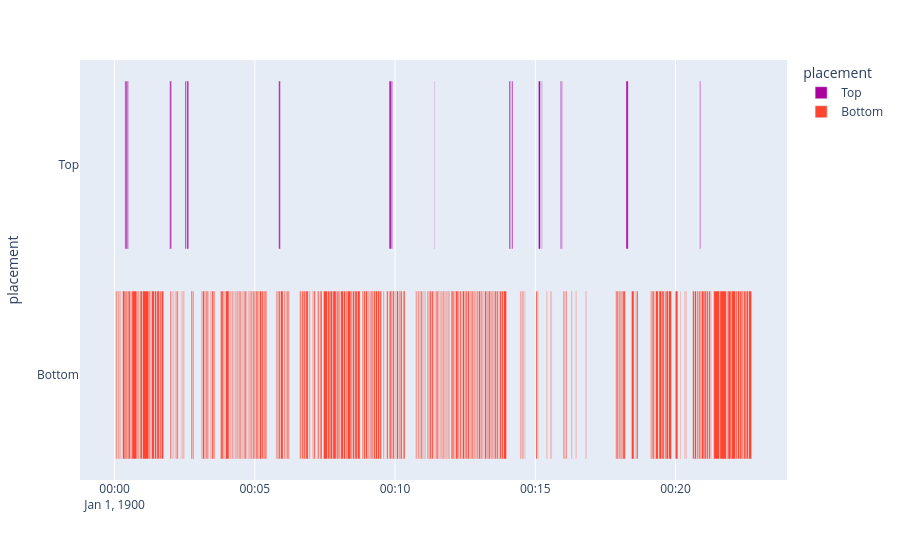

Notebook cell for this chart:
### Code cell
import plotly.express as px

fig = px.timeline(
    data_frame=df,
    x_start="start",
    x_end="end",
    y="placement",
    hover_name="text",
    hover_data="text",
    color="placement",
    color_discrete_map={
        "Top": "#AB029E",
        "Bottom": "#FF4430",
    },
    category_orders={"placement": ["Top", "Bottom"]},
)

fig.show()

### Figure 1 — Plotly figure (JSON) as saved in the notebook; plotly's stock layout.template omitted (floating-point values rounded to 4 significant figures; data arrays with more than 128 entries replaced by an {"elided": "..."} marker saying what was removed)
{"data": [{"base": ["1900-01-01T00:00:21.939000", "1900-01-01T00:00:22.564000", "1900-01-01T00:00:26.693000", "1900-01-01T00:00:28.987000", "1900-01-01T00:01:57.909000", "1900-01-01T00:02:01.330000", "1900-01-01T00:02:30.901000", "1900-01-01T00:02:34.905000", "1900-01-01T00:05:50.475000", "1900-01-01T00:05:51.518000", "1900-01-01T00:09:47.295000", "1900-01-01T00:09:52.050000", "1900-01-01T00:11:24.100000", "1900-01-01T00:14:04.093000", "1900-01-01T00:14:09.599000", "1900-01-01T00:15:06.656000", "1900-01-01T00:15:11.327000", "1900-01-01T00:15:12.662000", "1900-01-01T00:15:13.788000", "1900-01-01T00:15:53.494000", "1900-01-01T00:15:55.580000", "1900-01-01T00:15:57.748000", "1900-01-01T00:18:14.051000", "1900-01-01T00:20:51.584000", "1900-01-01T00:20:52.835000"], "customdata": [["\"Terror in Resonance\""], ["\"Terror in Resonance\""], ["\"Terror in Resonance\""], ["\"Terror in Resonance\""], ["\"Reception\""], ["\"Reception\""], ["\"Got it. I'll take care of it right away.\""], ["\"Yeah... Things are still unclear.\""], ["\"Mamiya\""], ["\"Mamiya\""], ["\"Breaking News: Man claiming to be Sphinx turns himself in to Metropolitan Police Department.\""], ["\"Breaking News: Man claiming to be Sphinx turns himself in to Metropolitan Police Department.\""], ["\"8 p.m. - West Shinjuku\" \"Hyatt Tokyo 39F Ballroom\""], ["\"Shuto Expressway Information\" \"Shuto Expressway - All lanes closed\""], ["\"Shuto Expressway\" \"All lanes closed\""], ["\"Trace all vehicles having left the police department within three hours.\""], ["\"All of them?\""], ["\"Get to it!\""], ["\"Yes, ma'am.\""], ["\"The transport's a decoy.\""], ["\"Erase D-6 and E-7.\""], ["\"Understood.\""], ["\"It's me. The situation's changed. Have another vehicle pursue the target.\""], ["\"Sphinx Incident - New crime announcement\""], ["\"Sphinx Incident - New crime announcement\""]], "hovertemplate": "<b>%{hovertext}</b><br><br>placement=%{y}<br>start=%{base}<br>end=%{x}<br>text=%{customdata[0]}<extra></extra>", "hovertext": ["\"Terror in Resonance\"", "\"Terror in Resonance\"", "\"Terror in Resonance\"", "\"Terror in Resonance\"", "\"Reception\"", "\"Reception\"", "\"Got it. I'll take care of it right away.\"", "\"Yeah... Things are still unclear.\"", "\"Mamiya\"", "\"Mamiya\"", "\"Breaking News: Man claiming to be Sphinx turns himself in to Metropolitan Police Department.\"", "\"Breaking News: Man claiming to be Sphinx turns himself in to Metropolitan Police Department.\"", "\"8 p.m. - West Shinjuku\" \"Hyatt Tokyo 39F Ballroom\"", "\"Shuto Expressway Information\" \"Shuto Expressway - All lanes closed\"", "\"Shuto Expressway\" \"All lanes closed\"", "\"Trace all vehicles having left the police department within three hours.\"", "\"All of them?\"", "\"Get to it!\"", "\"Yes, ma'am.\"", "\"The transport's a decoy.\"", "\"Erase D-6 and E-7.\"", "\"Understood.\"", "\"It's me. The situation's changed. Have another vehicle pursue the target.\"", "\"Sphinx Incident - New crime announcement\"", "\"Sphinx Incident - New crime announcement\""], "legendgroup": "Top", "marker": {"color": "#AB029E", "pattern": {"shape": ""}}, "name": "Top", "orientation": "h", "showlegend": true, "textposition": "auto", "type": "bar", "x": [625, 4129, 2294, 1126, 3421, 1293, 2961, 3628, 1043, 3211, 4755, 2502, 1000, 3003, 2502, 4463, 1126, 876, 1000, 1877, 1960, 876, 4713, 1251, 1501], "xaxis": "x", "y": ["Top", "Top", "Top", "Top", "Top", "Top", "Top", "Top", "Top", "Top", "Top", "Top", "Top", "Top", "Top", "Top", "Top", "Top", "Top", "Top", "Top", "Top", "Top", "Top", "Top"], "yaxis": "y"}, {"base": {"elided": "269 str values"}, "customdata": {"elided": "269x1 str values"}, "hovertemplate": "<b>%{hovertext}</b><br><br>placement=%{y}<br>start=%{base}<br>end=%{x}<br>text=%{customdata[0]}<extra></extra>", "hovertext": {"elided": "269 str values"}, "legendgroup": "Bottom", "marker": {"color": "#FF4430", "pattern": {"shape": ""}}, "name": "Bottom", "orientation": "h", "showlegend": true, "textposition": "auto", "type": "bar", "x": {"elided": "269 int values"}, "xaxis": "x", "y": {"elided": "269 str values"}, "yaxis": "y"}], "layout": {"barmode": "overlay", "legend": {"title": {"text": "placement"}, "tracegroupgap": 0}, "margin": {"t": 60}, "xaxis": {"anchor": "y", "domain": [0, 1], "type": "date"}, "yaxis": {"anchor": "x", "categoryarray": ["Bottom", "Top"], "categoryorder": "array", "domain": [0, 1], "title": {"text": "placement"}}}}
